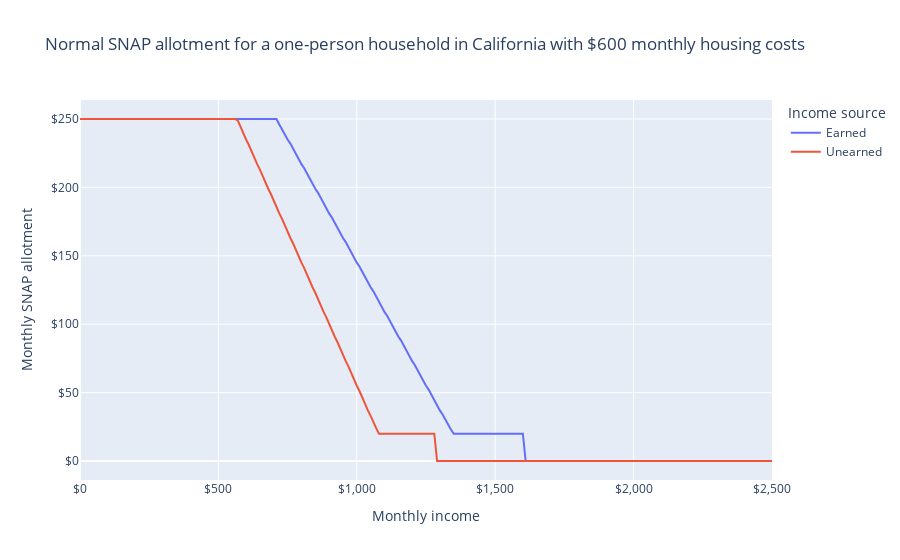

The cell this chart's notebook holds for it:
### Markdown cell above
In the absence of the emergency allotment, SNAP allotments differ between earned and unearned income over larger income ranges.

### Code cell
fig = px.line(
    emp_div_df[emp_div_df.allotment == "Normal"],
    "income",
    "snap",
    color="income_source",
    labels=LABELS,
    title="Normal SNAP allotment for a one-person household in California with $600 monthly housing costs",
)
fig.update_layout(xaxis_tickformat="$,", yaxis_tickformat="$,")
fig.show()

### Figure 1 — Plotly figure (JSON) as saved in the notebook; plotly's stock layout.template omitted (floating-point values rounded to 4 significant figures; data arrays with more than 128 entries replaced by an {"elided": "..."} marker saying what was removed)
{"data": [{"hovertemplate": "Income source=Earned<br>Monthly income=%{x}<br>Monthly SNAP allotment=%{y}<extra></extra>", "legendgroup": "Earned", "line": {"color": "#636efa", "dash": "solid"}, "marker": {"symbol": "circle"}, "mode": "lines", "name": "Earned", "orientation": "v", "showlegend": true, "type": "scatter", "x": {"elided": "251 int values"}, "xaxis": "x", "y": {"elided": "251 int values"}, "yaxis": "y"}, {"hovertemplate": "Income source=Unearned<br>Monthly income=%{x}<br>Monthly SNAP allotment=%{y}<extra></extra>", "legendgroup": "Unearned", "line": {"color": "#EF553B", "dash": "solid"}, "marker": {"symbol": "circle"}, "mode": "lines", "name": "Unearned", "orientation": "v", "showlegend": true, "type": "scatter", "x": {"elided": "251 int values"}, "xaxis": "x", "y": {"elided": "251 int values"}, "yaxis": "y"}], "layout": {"legend": {"title": {"text": "Income source"}, "tracegroupgap": 0}, "title": {"text": "Normal SNAP allotment for a one-person household in California with $600 monthly housing costs"}, "xaxis": {"anchor": "y", "domain": [0, 1], "tickformat": "$,", "title": {"text": "Monthly income"}}, "yaxis": {"anchor": "x", "domain": [0, 1], "tickformat": "$,", "title": {"text": "Monthly SNAP allotment"}}}}
